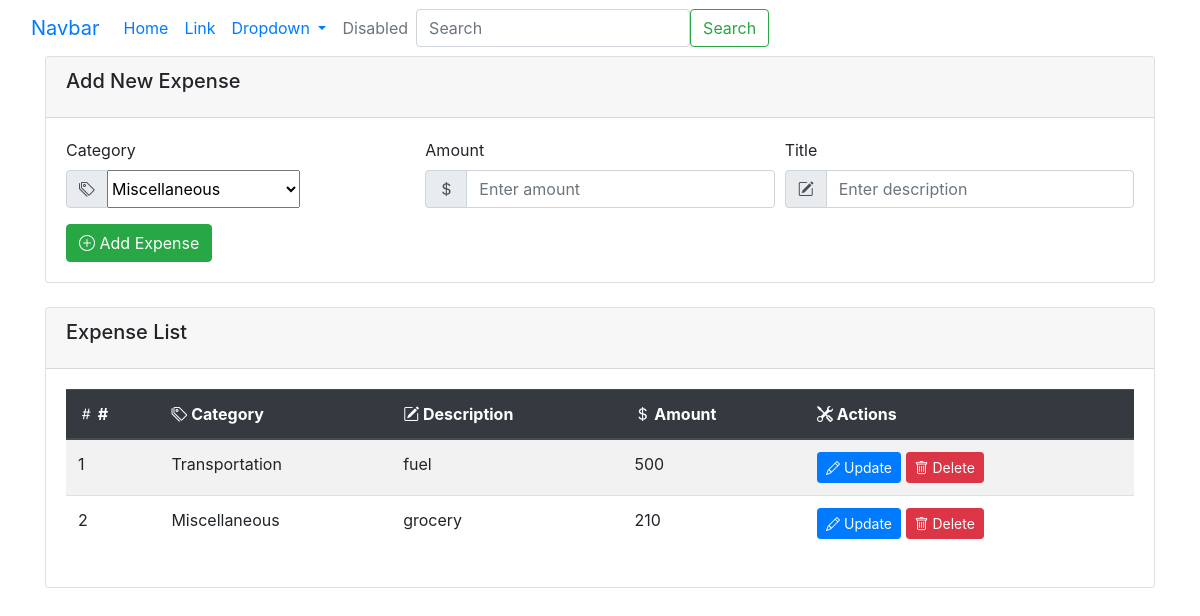
/expense/add (signed in), run on an earlier commit of the app's database.
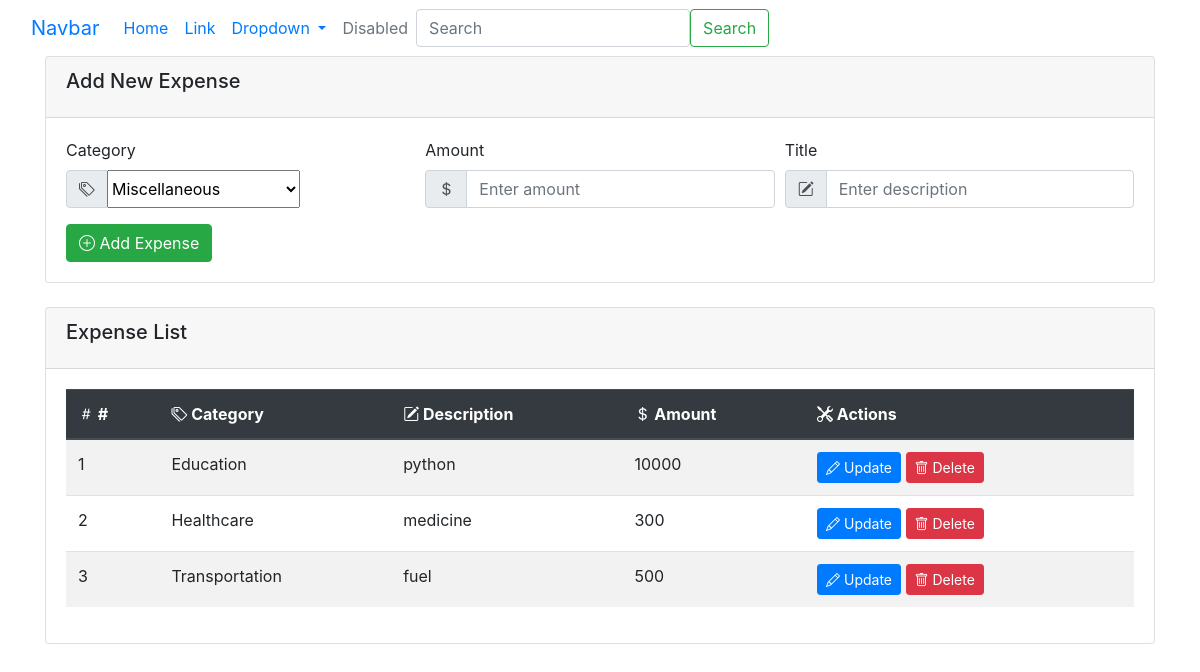
And on a later commit of the database.
### myapp/models.py (models this page shows, shortened)
class Expense(models.Model):
    title = models.CharField(max_length=200)
    amount = models.PositiveIntegerField()
    EXPENSE_CATEGORIES = (
            ('Housing', 'Housing'),
            ('Transportation', 'Transportation'),
            ('Food', 'Food'),
            ('Healthcare', 'Healthcare'),
            ('Education', 'Education'),
            ('Entertainment', 'Entertainment'),
            ('Personal Care', 'Personal Care'),
            ('Debt Payments', 'Debt Payments'),
            ('Savings & Investments', 'Savings & Investments'),
            ('Gifts & Donations', 'Gifts & Donations'),
            ('Insurance', 'Insurance'),
            ('Travel', 'Travel'),
            ('Miscellaneous', 'Miscellaneous'),
        )
    category = models.CharField(max_length=100,choices=EXPENSE_CATEGORIES,default="Miscellaneous")
    created_at = models.DateTimeField(auto_now_add=True)
    owner = models.ForeignKey(User,on_delete=models.CASCADE)

### myapp/views.py (the view, shortened to what this page needs)
# urls.py: path('expense/add',views.ExpenseView.as_view(),name="expense-add"),
@method_decorator(signin_required,name="dispatch")
class ExpenseView(View):
     def get(self,request,*args,**kwargs):
        form_instance = ExpenseForm()
        qs=Expense.objects.filter(owner=request.user).order_by("-created_at")
        return render(request,"expense_add.html",{"form":form_instance,"data":qs})

### myapp/forms.py
class ExpenseForm(forms.ModelForm):
    class Meta:
        model= Expense
        exclude = ('created_at','owner')

### myapp/templates/expense_add.html (shortened to what this page needs)
{%extends 'base.html'%} {%block main_block%}
<div class="container">
  <div class="card mb-4">
    <div class="card-header">
      <h5 class="card-title">Add New Expense</h5>
    </div>
    <div class="card-body">
      <form method="post">
        <div class="form-row">
          <div class="form-group col-md-4">
            <label for="expenseCategory">Category</label>
            <div class="input-group">
              <div class="input-group-prepend">
                <span class="input-group-text"><i class="bi bi-tags"></i></span>
              </div>
              {{form.category}}
            </div>
          </div>
          <div class="form-group col-md-4">
            <label for="expenseAmount">Amount</label>
            <div class="input-group">
              <div class="input-group-prepend">
                <span class="input-group-text"
                  ><i class="bi bi-currency-dollar"></i
                ></span>
              </div>
              <input
                name="amount"
                type="number"
                class="form-control"
                id="expenseAmount"
                placeholder="Enter amount"
                required
              />
            </div>
          </div>
          <div class="form-group col-md-4">
            <label for="expenseDescription">Title</label>
            <div class="input-group">
              <div class="input-group-prepend">
                <span class="input-group-text"
                  ><i class="bi bi-pencil-square"></i
                ></span>
              </div>
              <input
                name="title"
                type="text"
                class="form-control"
                id="expenseDescription"
                placeholder="Enter description"
                required
              />
            </div>
          </div>
        </div>
        <button type="submit" class="btn btn-success">
          <i class="bi bi-plus-circle"></i> Add Expense
        </button>
      </form>
    </div>
  </div>
</div>
<div class="container">
  <div class="card">
    <div class="card-header">
      <h5 class="card-title">Expense List</h5>
    </div>
    <div class="card-body">
      <table class="table table-striped table-hover">
        <thead class="thead-dark">
          <tr>
            <th><i class="bi bi-hash"></i> #</th>
            <th><i class="bi bi-tags"></i> Category</th>
            <th><i class="bi bi-pencil-square"></i> Description</th>
            <th><i class="bi bi-currency-dollar"></i> Amount</th>
            <th><i class="bi bi-tools"></i> Actions</th>
          </tr>
        </thead>
        <tbody>
          {%for e in data%}
          <tr>
            <td>{{forloop.counter}}</td>
            <td>{{e.category}}</td>
            <td>{{e.title}}</td>
            <td>{{e.amount}}</td>
            <td>
              <a
                href="{%url 'expense-update' e.id%}"
                class="btn btn-primary btn-sm"
              >
                <i class="bi bi-pencil"></i> Update
              </a>
              <a
                href="{%url 'expense-delete' e.id%}"
                class="btn btn-danger btn-sm"
              >
                <i class="bi bi-trash"></i> Delete
              </a>
            </td>
          </tr>
          {%endfor%}
        </tbody>
      </table>
    </div>
  </div>
</div>
{%endblock%}

What changed in the data, as far as the page shows it:
removed Expense: category "Miscellaneous", title "grocery", amount "210"
added Expense: category "Education", title "python", amount "10000"
added Expense: category "Healthcare", title "medicine", amount "300"
